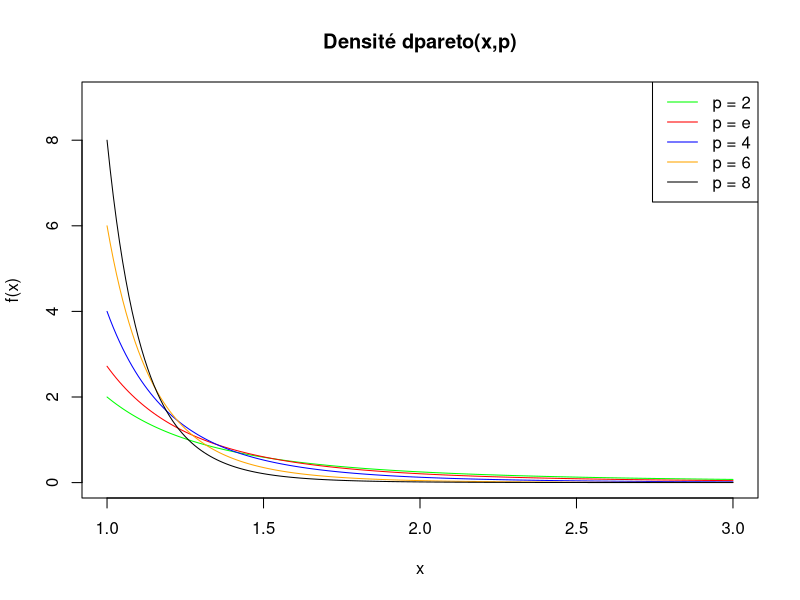
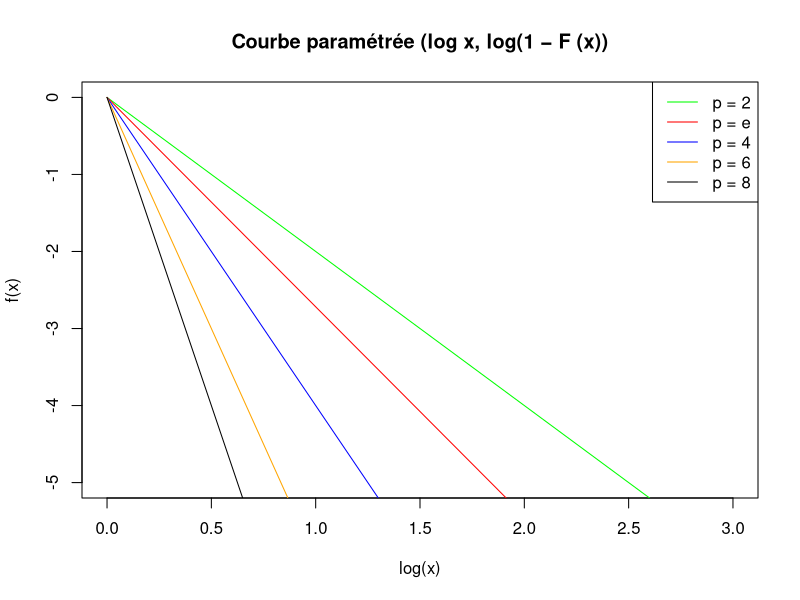

The R source for these figures, in order: (Note: this script raises an error after producing the figures.)
# Projet stat
# Timothée BORELLE
# Etienne LOPVET

#
## Ex 1

# a)
x = 1
p = 2

dpareto <- function(x, p){
  p/(x^(p+1))
}

reponse = dpareto(x,p)

# b)
dpareto <- function(x, p){
  p/(x^(p+1))
}

x = seq(1,3, by=0.01)

y1 = dpareto(x,2)
y2 = dpareto(x,4)
y3 = dpareto(x,6)
y4 = dpareto(x,8)

ye = dpareto(x,exp(1))

plot(x, y1, type="n", xlab = 'x', ylab = 'f(x)', xlim=c(1,3), ylim=c(0, 9), main ="Densité dpareto(x,p)")
lines(x,y1, col="green") 
lines(x,ye, col="red") 
lines(x,y2, col="blue") 
lines(x,y3, col="orange") 
lines(x,y4, col="black")

legend("topright", 
       legend = c("p = 2", "p = e", "p = 4", "p = 6", "p = 8"),
       col = c("green", "red", "blue", "orange", "black"), lty = 1)


# c)
ppareto <- function(x,p){
  ifelse(x < 1, 0, 1-(1/(x^p)))
}

# d)
x = 0:50
#x = seq(1,3, by=0.1)

xlog = log(x)
z1 = log(1-ppareto(x,2))
z2 = log(1-ppareto(x,4))
z3 = log(1-ppareto(x,6))
z4 = log(1-ppareto(x,8))
ze = log(1-ppareto(x,exp(1)))

plot(xlog, z1, type="n", xlab = 'log(x)', ylab = 'f(x)', xlim=c(0,3), ylim=c(-5, 0), main ="Courbe paramétrée (log x, log(1 − F (x))")
lines(xlog,z1, col="green") 
lines(xlog,ze, col="red") 
lines(xlog,z2, col="blue") 
lines(xlog,z3, col="orange") 
lines(xlog,z4, col="black")


legend("topright", 
       legend = c("p = 2", "p = e", "p = 4", "p = 6", "p = 8"),
       col = c("green", "red", "blue", "orange", "black"), lty = 1)

# e)
dpareto <- function(x, p){
  p/(x^(p+1))
}

qpareto <- function(y, p) {
  if((y > 0)&&(y < 1)&&(p > 0)) {
    (1/(1-y))^(1/p)
  } else {
    stop("y<=0 ou y>=1 ou p<=0")
  }
}

rpareto <- function(n, p){qpareto(runif(n), p)}

n = 1000
x = seq(1, 10, length.out = n)
p = c(2,exp(1),4,6,8)

par(mfrow= c(2,3))
for (i in 1:5) {
  y = dpareto(x, p[i])
  z = rpareto(n,p[i])
  
  hist(z[z <= 10],
       xlab = 'A trouver', ylab = 'A trouver', xlim=c(1, 15/p[i]), ylim=c(0, p[i]),
       freq = F, main=paste("Titre a trouver, p = ", toString(p[i]), sep = "") )
  
  lines(x, y, lty = 1, col = "red", lwd = 2)
}



## Ex 2
n = 50000


x = rpareto(50000, 1, 3)



#
## Ex 3

